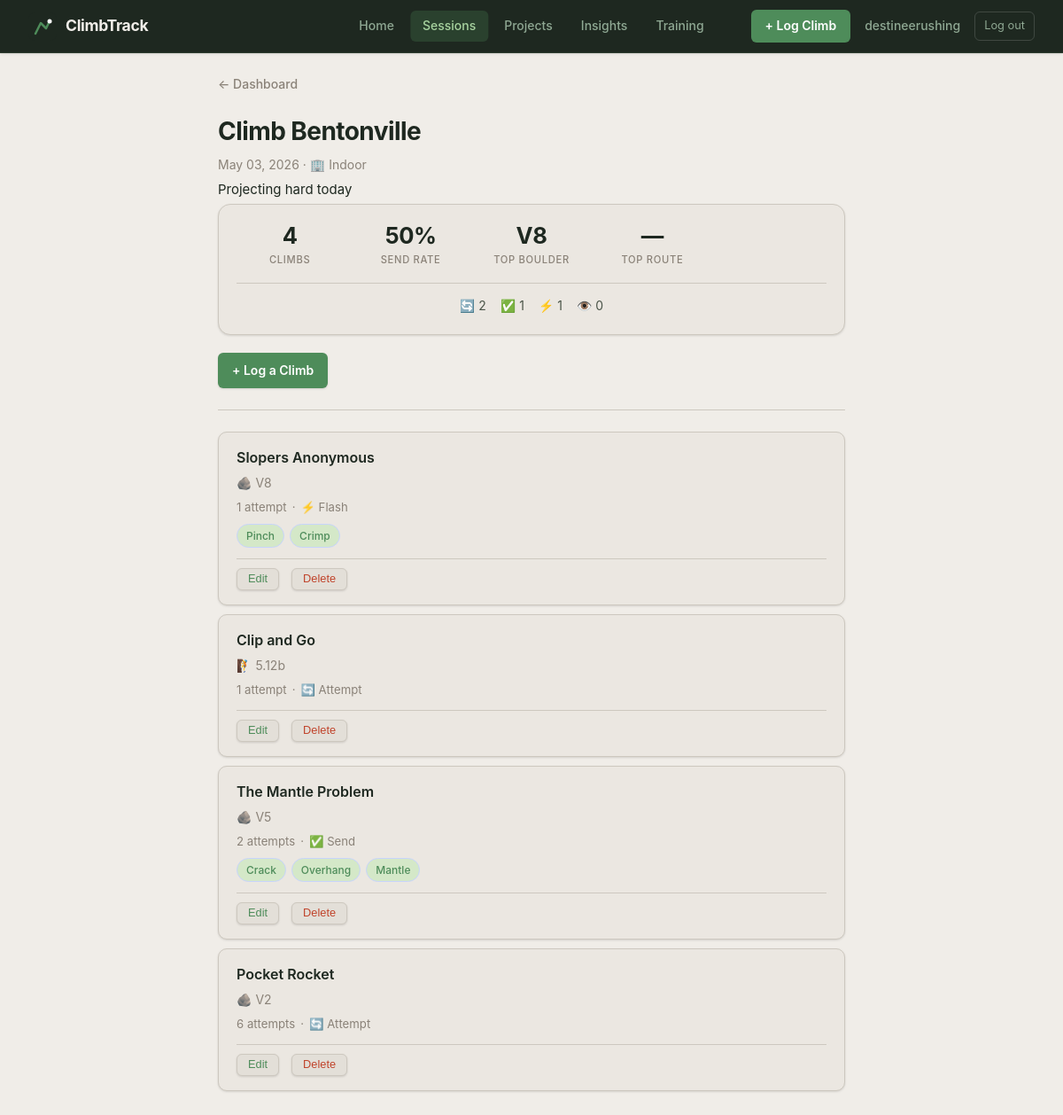
The app's page /session/57 (signed in) with its own data.
### app.py (models this page shows, shortened)
class User(UserMixin, db.Model):
    id = db.Column(db.Integer, primary_key=True)
    email = db.Column(db.String(150), unique=True, nullable=False)
    display_name = db.Column(db.String(100), nullable=False)
    password_hash = db.Column(db.String(256), nullable=False)
    created_at = db.Column(db.DateTime, default=datetime.utcnow)
    sessions = db.relationship('Session', backref='user', lazy=True)

class Gym(db.Model):
    id = db.Column(db.Integer, primary_key=True)
    name = db.Column(db.String(100), nullable=False, unique=True)
    address = db.Column(db.String(200))
    is_outdoor = db.Column(db.Boolean, default=False)
    image_filename = db.Column(db.String(200))
    created_at = db.Column(db.DateTime, default=datetime.utcnow)
    sessions = db.relationship('Session', backref='gym', lazy=True)
    routes = db.relationship('Route', backref='gym', lazy=True)

class Session(db.Model):
    id = db.Column(db.Integer, primary_key=True)
    date = db.Column(db.DateTime, default=datetime.utcnow)
    gym_id = db.Column(db.Integer, db.ForeignKey('gym.id'), nullable=True)
    user_id = db.Column(db.Integer, db.ForeignKey('user.id'), nullable=True)
    location = db.Column(db.String(100))
    session_type = db.Column(db.String(20), default='indoor')
    notes = db.Column(db.String(300))
    climbs = db.relationship('Climb', backref='session', lazy=True)

class Climb(db.Model):
    id = db.Column(db.Integer, primary_key=True)
    session_id = db.Column(db.Integer, db.ForeignKey('session.id'), nullable=True)
    route_id = db.Column(db.Integer, db.ForeignKey('route.id'), nullable=True)
    climb_name = db.Column(db.String(100))
    discipline = db.Column(db.String(20), default='boulder')  # 'boulder' or 'route'
    grade = db.Column(db.String(20))
    attempts = db.Column(db.Integer)
    result = db.Column(db.String(20), default='attempt')
    notes = db.Column(db.String(500))
    style_tags = db.Column(db.String(300))  # comma-separated e.g. "crimp,overhang"
    photo_filename = db.Column(db.String(200))
    video_url = db.Column(db.String(500))
    def get_style_tags(self):
        if not self.style_tags:
            return []
        return [t.strip() for t in self.style_tags.split(',') if t.strip()]

### app.py (the view)
@app.route("/session/<int:session_id>")
@login_required
def view_session(session_id):
    session = Session.query.get_or_404(session_id)
    stats = compute_stats(session.climbs)
    return render_template(
        "session.html",
        session=session,
        result_labels=RESULT_LABELS,
        stats=stats
    )

### app.py (called while the page is built)
@login_manager.user_loader
def load_user(user_id):
    return User.query.get(int(user_id))

def compute_stats(climbs):
    total = len(climbs)
    sends = sum(1 for c in climbs if c.result in SEND_RESULTS)
    send_rate = round((sends / total) * 100) if total > 0 else 0
    sent_climbs = [c for c in climbs if c.result in SEND_RESULTS and c.grade]
    def find_hardest(discipline):
        candidates = [c.grade for c in sent_climbs if c.discipline == discipline]
        if not candidates:
            return None
        return max(candidates, key=lambda g: GRADE_RANK.get((discipline, g), -1))
    hardest_boulder = find_hardest('boulder')
    hardest_route = find_hardest('route')
    breakdown = {rt: sum(1 for c in climbs if c.result == rt) for rt in RESULT_TYPES}
    return {
        'total': total,
        'sends': sends,
        'send_rate': send_rate,
        'hardest_boulder': hardest_boulder,
        'hardest_route': hardest_route,
        'breakdown': breakdown,
    }

### templates/session.html (shortened to what this page needs)
<!DOCTYPE html>
<html>
<head>
    <link rel="stylesheet" href="{{ url_for('static', filename='style.css') }}">
</head>
<body>
    <header class="desktop-nav">
        <a href="/" class="desktop-nav-logo">
            <span class="desktop-nav-wordmark">ClimbTrack</span>
        </a>
        <nav class="desktop-nav-links">
            <a href="/" class="desktop-nav-link">Home</a>
            <a href="/gyms" class="desktop-nav-link active">Sessions</a>
            <a href="/projects" class="desktop-nav-link">Projects</a>
            <a href="/insights" class="desktop-nav-link">Insights</a>
            <a href="/training" class="desktop-nav-link">Training</a>
        </nav>
        <div class="desktop-nav-user">
            <a href="/session/new" class="desktop-nav-cta">+ Log Climb</a>
            <span class="desktop-nav-name">{{ current_user.display_name }}</span>
            <a href="/logout" class="desktop-nav-logout">Log out</a>
        </div>
    </header>
    <nav class="top-nav"><a href="/">← Dashboard</a></nav>
    <h1>{{ session.gym.name if session.gym else session.location }}</h1>
    <p class="muted">
        {{ session.date.strftime('%B %d, %Y') }} ·
        {% if session.session_type == 'outdoor' %}⛰️ Outdoor{% else %}🏢 Indoor{% endif %}
    </p>
    {% if session.notes %}<p>{{ session.notes }}</p>{% endif %}
    {% if stats.total > 0 %}
    <div class="stats-card">
        <div class="stats-grid">
            <div class="stat">
                <div class="stat-value">{{ stats.total }}</div>
                <div class="stat-label">Climbs</div>
            </div>
            <div class="stat">
                <div class="stat-value">{{ stats.send_rate }}%</div>
                <div class="stat-label">Send Rate</div>
            </div>
            <div class="stat">
                <div class="stat-value">{{ stats.hardest_boulder or '—' }}</div>
                <div class="stat-label">Top Boulder</div>
            </div>
            <div class="stat">
                <div class="stat-value">{{ stats.hardest_route or '—' }}</div>
                <div class="stat-label">Top Route</div>
            </div>
        </div>
        <div class="breakdown">
            <span>🔄 {{ stats.breakdown.attempt }}</span>
            <span>✅ {{ stats.breakdown.send }}</span>
            <span>⚡ {{ stats.breakdown.flash }}</span>
            <span>👁️ {{ stats.breakdown.onsight }}</span>
        </div>
    </div>
    {% endif %}
    <div class="btn-row">
        <a href="/session/{{ session.id }}/add" class="btn">+ Log a Climb</a>
    </div>
    <hr>
    {% if session.climbs %}
        {% for climb in session.climbs %}
        <div class="card">
            <h3>
                {% if climb.route_id %}
                <a href="/route/{{ climb.route_id }}">{{ climb.climb_name }}</a>
                {% else %}
                {{ climb.climb_name }}
                {% endif %}
            </h3>
            <p class="muted">{% if climb.discipline == 'route' %}🧗{% else %}🪨{% endif %} {{ climb.grade }}</p>
            <div class="mini-stats">
                <span>{{ climb.attempts }} attempt{% if climb.attempts != 1 %}s{% endif %}</span>
                <span>·</span>
                <span>{{ result_labels[climb.result] }}</span>
            </div>
            {% if climb.get_style_tags() %}
            <div class="tag-list">
                {% for tag in climb.get_style_tags() %}
                <span class="tag">{{ tag | capitalize }}</span>
                {% endfor %}
            </div>
            {% endif %}
            <div class="card-actions">
                <button class="card-action-btn" onclick="window.location='/climb/{{ climb.id }}/edit'">Edit</button>
                <button class="card-action-btn card-action-btn-danger" onclick="if(confirm('Delete this climb?')) { fetch('/climb/{{ climb.id }}/delete', {method:'POST'}).then(() => window.location.reload()) }">Delete</button>
            </div>
        </div>
        {% endfor %}
    {% else %}
        <div class="empty-state">
            <div class="empty-state-icon">🧗</div>
            <p>No climbs logged yet. Add your first one!</p>
        </div>
    {% endif %}
</body>
</html>

### records on screen
User: display_name "destineerushing"
Gym: gym "Climb Bentonville"
Climb: grade "V8", climb_name "Slopers Anonymous", attempts "1", result "⚡ Flash", tag "Pinch" "Crimp"
Climb: climb_name "Clip and Go", grade "5.12b", attempts "1", result "🔄 Attempt"
Climb: climb_name "The Mantle Problem", grade "V5", attempts "2", result "✅ Send", tag "Crack" "Overhang" "Mantle"
Climb: climb_name "Pocket Rocket", grade "V2", attempts "6", result "🔄 Attempt"

### other values on screen
{{ session.date.strftime('%B %d, %Y') }} "May 03, 2026"
{{ session.notes }} "Projecting hard today"
{{ stats.total }} "4"
{{ stats.send_rate }} "50"
{{ stats.hardest_route or '—' }} "—"
{{ stats.breakdown.attempt }} "2"
{{ stats.breakdown.send }} "1"
{{ stats.breakdown.flash }} "1"
{{ stats.breakdown.onsight }} "0"
